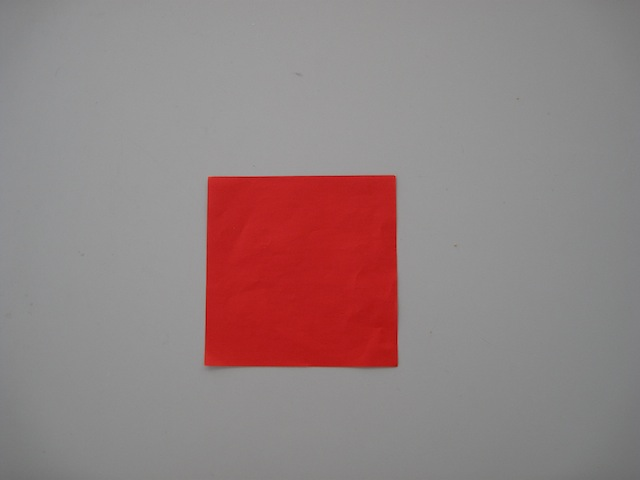
//> input picture 第8回/fixTh/Debug/red_rectangle.jpg, 640 x 480 px
$ ./main   (built with g++ and OpenCV 4)
//> lines starting //> are read from the running program, lines starting //| are printed output that depends on the picture; after the words box and inside, x2 and y2 are one past the last pixel; in counts of white or black regions, pixels touching at a corner belong together
#include <iostream>
// OpenCV用のヘッダファイル
#include <opencv2/opencv.hpp>
//画像ファイル (サイズは小さめが良い)
#define FILE_NAME "./red_rectangle.jpg"
#define WINDOW_NAME_INPUT "intput"
#define WINDOW_NAME_OUTPUT "output"
#define TH (100)
#define HIGHVAL (255)
#define LOWVAL (0)

int main(int argc, const char * argv[]) {
    //画像の入力
    cv::Mat gray_img;//画像の型と変数
    gray_img = cv::imread(FILE_NAME,0); //画像の読み込み
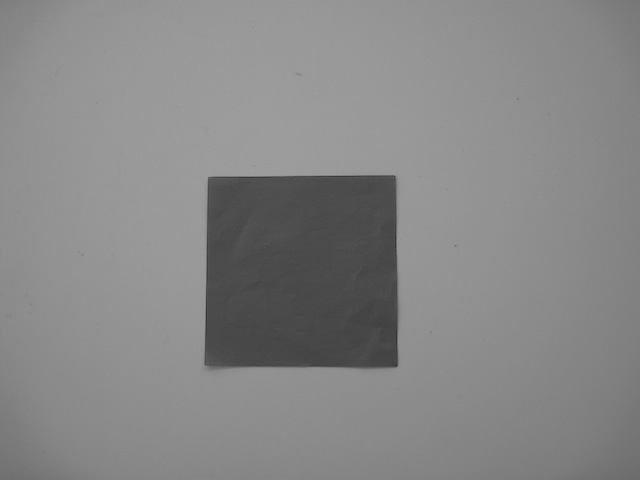
//> gray_img: 480 rows x 640 cols, CV_8UC1; min 49, max 161, mean 134.8
    if (gray_img.empty()) { //入力失敗の場合
        fprintf(stderr, "読み込み失敗\n");
        return (-1);
    }

    //二値画像のメモリ確保
    cv::Mat bin_img;
    bin_img = cv::Mat(gray_img.size(), CV_8UC1);

    //二値画像に変換
    for (int y=0; y<gray_img.rows; y++) {
        for (int x=0; x<gray_img.cols; x++) {
            if (gray_img.at<uchar>(y,x) < TH) {
                bin_img.at<uchar>(y,x) = HIGHVAL;
            }else{
                bin_img.at<uchar>(y,x) = LOWVAL;
            }
        }
    }
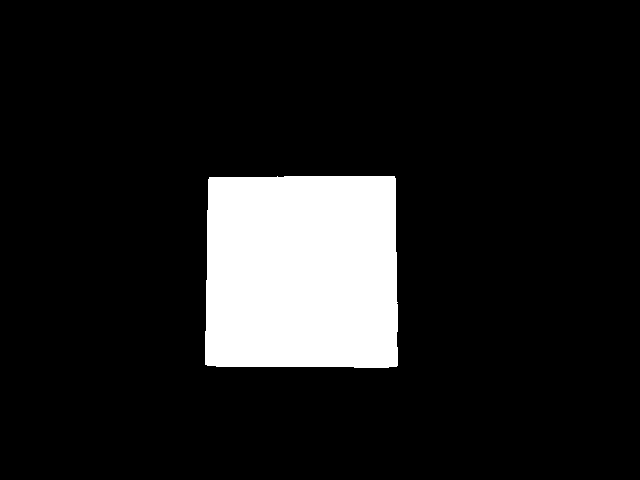
//> bin_img: 480 rows x 640 cols, CV_8UC1; 11.8% white; 1 white region, box (x1, y1, x2, y2) and area: (205, 176, 398, 368) 36294

    cv::imshow(WINDOW_NAME_INPUT, gray_img);  //画像の表示
    cv::imshow(WINDOW_NAME_OUTPUT,bin_img);
    cv::waitKey(); //キー入力待ち (止める)

    return (0);

}
